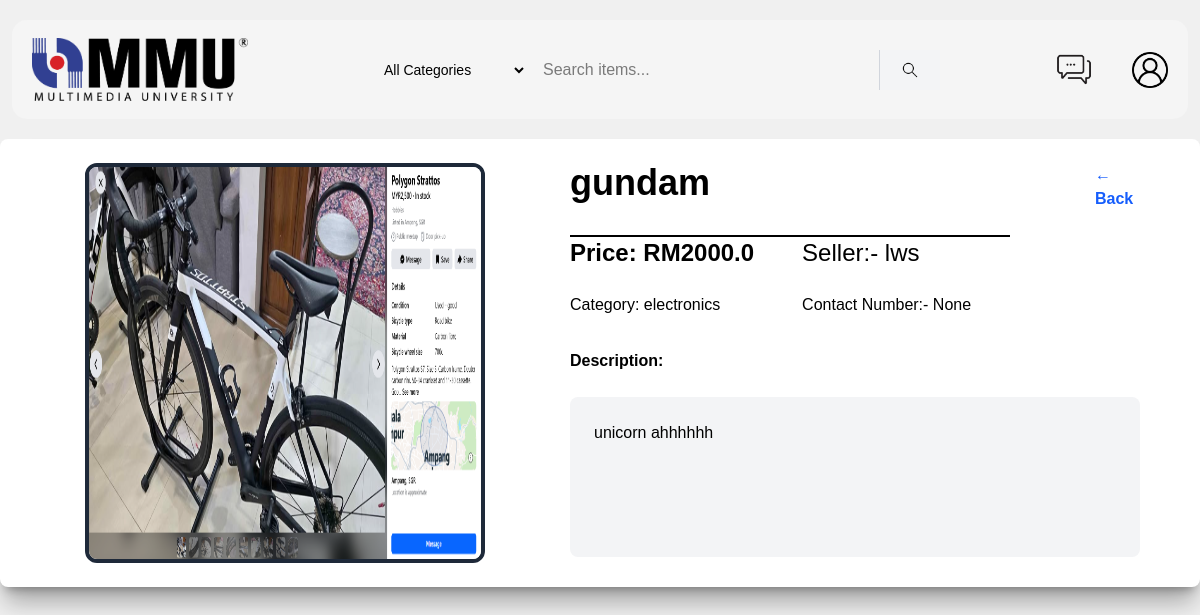
The app's page /item/1 (signed in) with its own data.
### app.py (models this page shows, shortened)
class Products(db.Model):
    __tablename__ = "items"
    user_id = db.Column(db.Integer, db.ForeignKey('user.id'), nullable=False)
    item_id = db.Column(db.Integer, primary_key=True)
    item_name = db.Column(db.String(50), nullable=False)
    price = db.Column(db.Float, nullable=False)
    item_description = db.Column(db.String(150), nullable=False)
    item_category = db.Column(db.String(50), nullable=False)
    date_created = db.Column(db.DateTime, nullable=True, default=datetime.now)
    item_pic = db.Column(db.String(), nullable=False)
    seller = db.relationship('User', backref='products')

class User(UserMixin, db.Model):
    id = db.Column(db.Integer, primary_key=True)
    username = db.Column(db.String(50), unique=True, nullable=False)
    email = db.Column(db.String(150), unique=True, nullable=False)
    password_hash = db.Column(db.String(100), nullable=False)
    contact_number = db.Column(db.String(20), nullable=True)
    bio = db.Column(db.String(300), nullable=True)
    profile_pic = db.Column(db.String(), nullable=True)

### app.py (the view)
@app.route('/item/<item_id>')
@login_required
def item(item_id):
    target_item = Products.query.get_or_404(item_id)
    return render_template('item.html', item=target_item)

### app.py (called while the page is built)
@login_manager.user_loader
def load_user(user_id):
    return db.session.get(User, int(user_id))

### templates/item.html (shortened to what this page needs)
<!DOCTYPE html>
<html lang="en">
<head>
    <link href='https://api.mapbox.com/mapbox-gl-js/v2.14.1/mapbox-gl.css' rel='stylesheet' />
</head>
<body>
    {% include 'item_market_header.html' %}
    <div class="grid grid-cols-2 col-span-2 justify-center items-start bg-white pt-6 pb-6 pr-15 mx-auto max-w-7xl rounded-lg shadow-xl/30">
            <div class="flex flex-col justify-center items-center">
                {% if item.item_pic %}
                <img src="{{url_for('static', filename='css/photos/' + item.item_pic)}}" class="w-100 h-100 rounded-xl border-4 border-gray-800">
                {% else %}
                <img src="{{url_for('static', filename='css/photos/user-icon')}}" class="w-100 h-100 rounded-xl border-4 border-gray-800">
                {%  endif %}
            </div>
            <div class="flex flex-col justify-start items-start gap-6 text-left">
                <div class="grid grid-cols-2 gap-100">
                    <div class="text-4xl font-bold">{{item.item_name}}</div>
                    <a href="{{url_for('item_market')}}" class="text-blue-600 font-semibold hover:underline pl-10">← Back</a>
                </div>
                <div class="grid grid-cols-2 grid-rows-2 gap-6 space-x-6 border-t-2 border-black">
                    <div class="text-2xl font-semibold">Price: RM{{item.price}}</div>
                    <div class="text-2xl font-medium">Seller:- {{item.seller.username}}</div>
                    <div class="text-1xl font-medium">Category: {{item.item_category}}</div>
                    <div class="text-1xl font-medium">Contact Number:- {{item.seller.contact_number}}</div>
                </div>
                <p class="font-semibold">Description:</p>
                <div class="bg-gray-100 text-left w-full p-6 rounded-lg h-40">
                    <h3>{{item.item_description}}</h3>
                </div>
            </div>
    </div>
</body>
</html>

### static/css/main.css (style rules this page uses)
body { font-family: Arial, sans-serif; background-color: #f0f0f0; }

### records on screen
Products: item_pic (picture), item_name "gundam", price "2000.0", item_category "electronics", item_description "unicorn ahhhhhh"
User: seller.username "lws", seller.contact_number "None"
